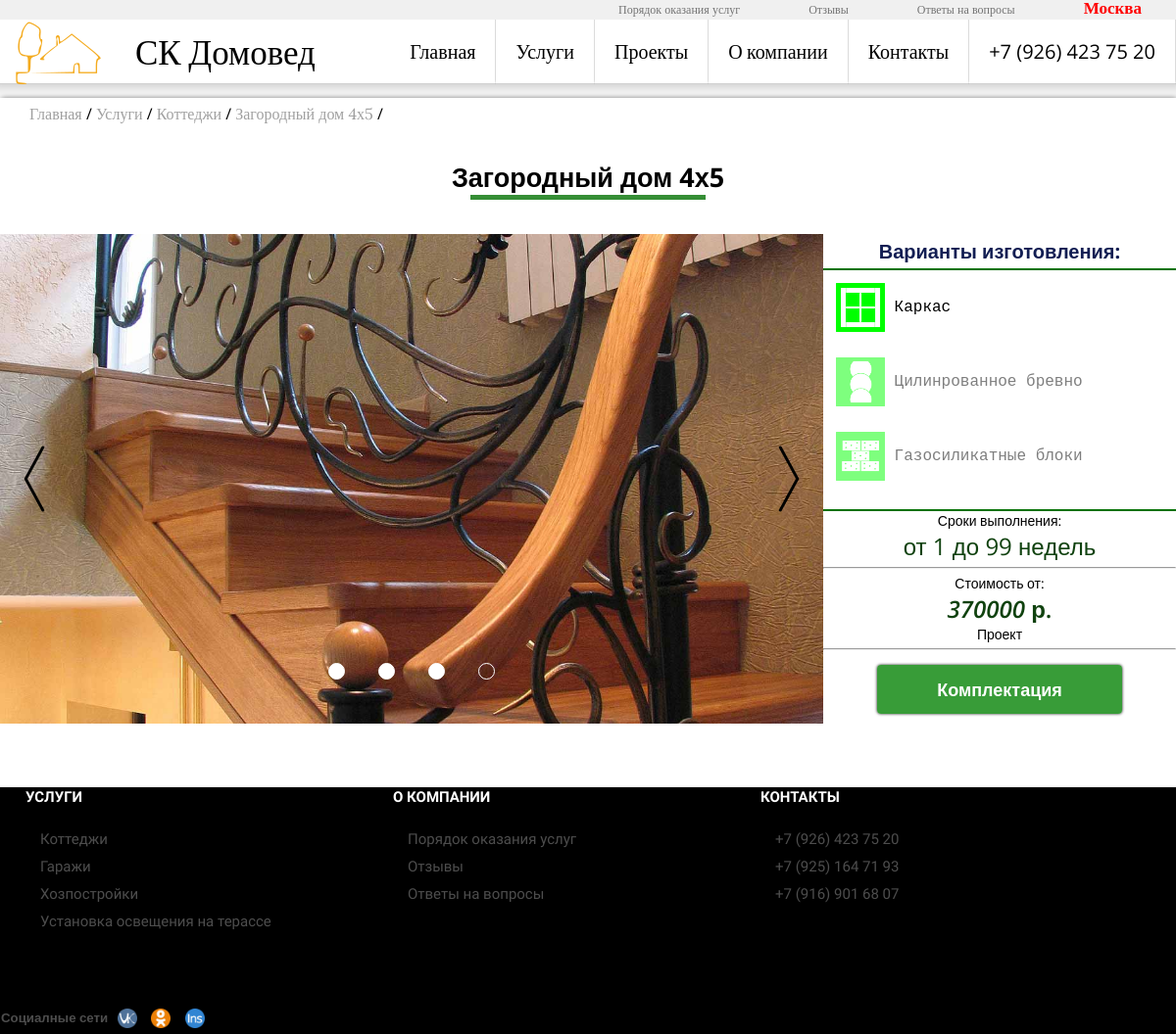
Before: /service/kottedzhi/zagorodnyj-dom-4h5/ with the older database file.
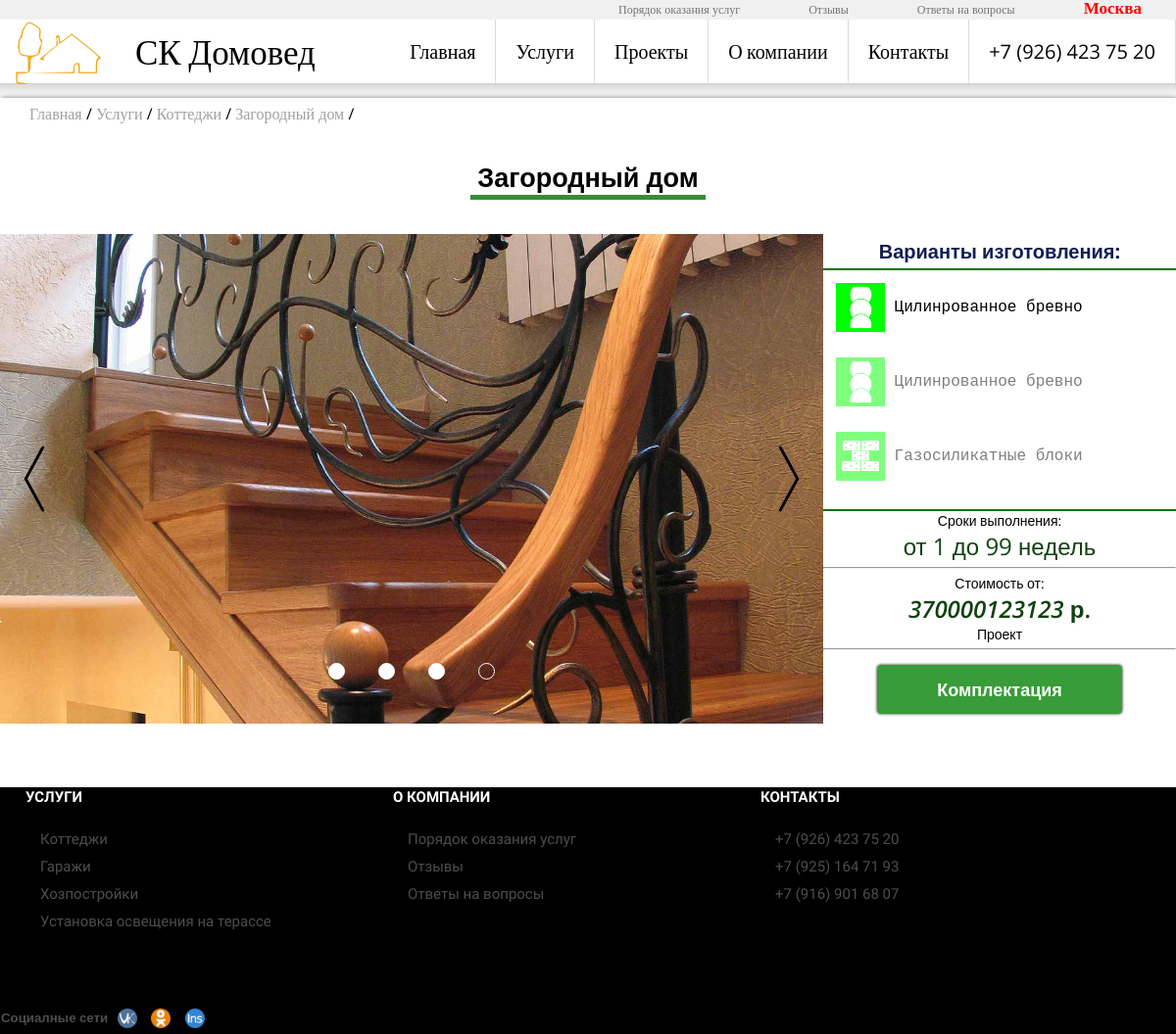
After: the same page with the newer database file.
### service/models.py (models this page shows, shortened)
class BaseCategory(models.Model):
        name = models.CharField(default="Название категории/услуги", max_length=50, verbose_name="Название категории/услуги")
        title= models.CharField(default="Заголовок страницы!", max_length=80,verbose_name="Title")
        boolVisible = models.BooleanField(default=False, verbose_name="Опубликовать")
        metaDescription = models.CharField(default="Категория", max_length=50, verbose_name="meta Description")
        keywords = models.CharField(max_length=180, blank=True, null=True)
        boolShowOnMain = models.BooleanField(default=False, verbose_name="Публиковать вместе с категориями")
        slug = models.CharField(unique=True,max_length=200)
        class Meta:
            abstract = True

class Category(BaseCategory):
    description=models.CharField(default="", max_length=300,verbose_name="Описание")
    boolShowOnMain = models.BooleanField(default=False, verbose_name="Публиковать вместе с категориями")
    image = models.ImageField(upload_to=make_upload_path,
                              blank=True,
                              default='',
                              verbose_name="Картинка")
    image_small = ImageSpecField(source='image',
                                 processors=[ResizeToFill(250, 250)],
                                 format='JPEG',
                                 options={'quality': 60})
    image_large = ImageSpecField(source='image',
                                 processors=[ResizeToFill(840, 500)],
                                 format='JPEG',
                                 options={'quality': 60})
    class Meta:
        verbose_name="Категория"
        verbose_name_plural="Категории"

class SubCategory(BaseCategory):
    category=models.ForeignKey(Category,default=1)
    description=models.TextField(default="",verbose_name="Комплектация")
    image = models.ImageField(upload_to=make_upload_path,
                              blank=True,
                              default='',
                              verbose_name="Картинка")
    image_small = ImageSpecField(source='image',
                                 processors=[ResizeToFill(250, 250)],
                                 format='JPEG',
                                 options={'quality': 60})
    image_middle = ImageSpecField(source='image',
                                 processors=[ResizeToFill(660, 500)],
                                 format='JPEG',
                                 options={'quality': 100})
    image_large = ImageSpecField(source='image',
                                 processors=[ResizeToFill(840, 500)],
                                 format='JPEG',
                                 options={'quality': 70})
    class Meta:
        verbose_name="Подкатегория"
        verbose_name_plural="Подкатегории"

class ImagesSub(models.Model):
    category = models.ForeignKey(SubCategory)
    name = models.CharField(default="Name", max_length=25)
    image = models.ImageField(
        upload_to=make_upload_path,
        blank=True,
        default='',
        verbose_name="Image"
    )
    image_small = ImageSpecField(source='image',
                                 processors=[ResizeToFill(250, 250)],
                                 format='JPEG',
                                 options={'quality': 60})
    image_large = ImageSpecField(source='image',
                                 processors=[ResizeToFill(840, 500)],
                                 format='JPEG',
                                 options={'quality': 60})

class Service(BaseCategory):
    category=models.ForeignKey(SubCategory)
    duration=models.CharField(default="от 1 до 99 недель", max_length=30, verbose_name="Сроки")
    material=models.ForeignKey(Material,verbose_name="Основной материал")
    price=models.IntegerField(default=1,verbose_name="Стоимость от")
    priceunit=models.ForeignKey(PriceUnit,null=True,verbose_name="Единица измерения")
    class Meta:
        verbose_name_plural="Услуги"
        verbose_name="Услуга"

class Material(models.Model):
    name = models.CharField(default="Материал", max_length=50, verbose_name="Материал")
    image = models.ImageField(upload_to=make_upload_path,
                              blank=True,
                              default='',
                              verbose_name="Картинка")
    class Meta:
        verbose_name="Материал"
        verbose_name_plural="Материалы"

class PriceUnit(models.Model):
    name = models.CharField(default="Стоимость проекта/м^2", max_length=50, verbose_name="Стоимость проекта/м^2")
    class Meta:
        verbose_name = "Единица измерения"
        verbose_name_plural = "Едицы измерения"

### service/views.py (the view)
# urls.py: url(r'^(?P<url>[-\w]+)/(?P<suburl>[-\w]+)/$', Services,name="Services"),
def Services(requeste,url,suburl):
    args = {}
    subcat=SubCategory.objects.filter(slug=suburl).first()
    cat=subcat.category
    if subcat is not None:
        args['title']=subcat.title
        args['subcat']=subcat
        args['services']=Service.objects.filter(category=subcat)
        args['images']=ImagesSub.objects.filter(category=subcat)
        args['namePage'] = subcat.name
        args['Crops']=[['Услуги','service'],[cat.name,cat.slug],[subcat.name,subcat.slug]]
    else:
        args['title'] = "Извините, запрошенный адресс не существует"
    return render_to_response("Services.html", args)

### good/templatetags/goodtags.py (called while the page is built)
@register.inclusion_tag('breadcrops.html')
def breadcrops(listing):
    url=''
    for cr in listing:
        url=url+'/'+cr[1]
        cr[1]=url
    crops=listing
    leng=len(crops)
    return {'crops':crops,'leng':leng}

### service/templatetags/servicetags.py (called while the page is built)
@register.inclusion_tag("footerListService.html")
def footerListService():
    args={}
    category=Category.objects.filter(boolVisible=True)[0:5]
    args['category']=category
    if category.count()<5:
        count=5-category.count()
        args['subcategory']=SubCategory.objects.filter(boolVisible=True, boolShowOnMain=True)[0:count]
    return args

### service/templates/Services.html (shortened to what this page needs)
{% extends 'base.html' %}
{% load staticfiles %}
{% load goodtags %}
{% block 'content' %}
  <div class="sectionIndex">
    <div class="titleName">
			<h2>{{ namePage }}
				<div class="linetitlename"></div>
			</h2>
    </div>
<div class="listing">
        <div class="photolist">
               <div class="galery">
                   <div class="display">
                     {% for i in images %}
                     <div class="slide">
                       <div class="image" style="background-image: url({{ i.image_large.url }})"></div>
                     </div>
                       {% endfor %}
                   </div>
                   <div class="controls">
                     <div class="marks">
                       <div class="mark"></div>
                        {% for i in images %}
                       <div class="mark"></div>
                          {% endfor %}
                     </div>
                     <div class="buttons">
                       <div class="left"><img src="{% static '/image/arrow.png' %}" width="70px" height="70px"></div>
                       <div class="right"><img src="{% static '/image/arrow.png' %}" width="70px" height="70px"></div>
                     </div>
                   </div>
               </div>
        </div>
        <div class="date">
            <div class="variantname">Варианты изготовления:</div>
        <div class="variants">
            {% for i in services %}
               <div class="material" for="{{ i.slug }}">
                 <img src="{{i.material.image.url}}" width='50px' title="{{ i.material.name }}" alt="{{ i.material.name }}"/>
                 <div>{{ i.material.name }}</div>
               </div>
        {% endfor %}
        </div>
        <div class="cost">
             {% for i in services %}
           <div class="moreCost" id="{{ i.slug }}">
              <div class="duration">
        <span>  Сроки выполнения: </span>
          <div>  {{ i.duration }}</div>
        </div>
     <span><hr>Стоимость от:<br>
                   <div class="price"><i>{{ i.price }} </i>р.</div> {{ i.priceunit.name }}</span>  <hr>
           </div>
        {% endfor %}
        </div>
            <div class="lookmore" style="">
                Комплектация
            </div>
        </div>
</div>
  </div>
{% endblock %}

### templates/base.html (shortened to what this page needs)
<!DOCTYPE HTML>
{% load staticfiles %}
{% load goodtags %}
{% load servicetags %}
<html>
	<head>
		<link rel="stylesheet" href="{% static '/css/style2.css' %}">
	</head>
	<body>
	<header >
				<div class="headtopmenu">
				<ul>
					<li><a href="{% url 'infopage' 'procedure-provision-serv'%}">Порядок оказания услуг</a></li>
					<li><a href="{% url 'ListOpinion' %}">Отзывы</a></li>
					<li><a href="{% url 'ListQuestions' %}">Ответы на вопросы</a></li>
					<li class="town"><a href="#">Москва</a></li>
				</ul>
				</div>
				<div class="headbotmenu">
					<div class="logo">
                       <div> <img src="{% static "/image/logo.png" %}" alt="66px"></div><div>СК Домовед</div>
					</div>
					<div class="mainMenu">
						<ul>
							<li><a href="/">Главная</a></li>
							<li><a href="{% url 'ServiceCategoryList' %}">Услуги</a></li>
							<li><a href="/projects/">Проекты</a></li>
							<li><a href="{% url 'infopage' 'aboutcompany' %}">О компании</a></li>
							<li><a href="{% url 'infopage' 'contacts' %}">Контакты</a></li>
							<li>+7 (926) 423 75 20</li>
						</ul>
					</div>
				</div>
		</header>
    	<div class="content container">
				  {%breadcrops Crops%}
            {% block 'content'%}
            {% endblock %}
        </div>
		<footer>
            <div class="info"><h5><a href="{% url 'ServiceCategoryList' %}">Услуги</a></h5>
				<ul>
                    {% footerListService %}
				</ul>
			</div>
			<div class="info"><h5><a href="{% url  'infopage' 'aboutcompany' %}">О компании</a> </h5>
			<ul>
				<a href="{% url 'infopage' 'procedure-provision-serv'%}"><li>Порядок оказания услуг</li></a>
                <a href="{% url 'ListOpinion' %}"><li>Отзывы</li></a>
                <a href="{% url 'ListQuestions' %}"><li>Ответы на вопросы</li></a>
				</ul>
				</div>
			<div class="info"><h5><a href="{% url 'infopage' 'contacts' %}">Контакты</a></h5>
			<ul>
    	            <li>+7 (926) 423 75 20</li>
	<li>+7 (925) 164 71 93</li>
<li>+7 (916) 901 68 07</li>
				</ul></div>
			<div class="bottom"><h5>Социалные сети</h5>
				<a href="https://vk.com/club152770283" target="_blank"><img src="{%  static '/image/vk.png'%}" width="20px" alt="Vk.com"></a>
				<a href="#"><img src="{%  static '/image/ok.png'%}" width="20px" alt="Ok.com"></a>
				<a href="#"><img src="{%  static '/image/inst.png'%}" width="20px" alt="instagram.com"></a>
			</div>
		</footer>
	</body>
</html>

### good/templates/breadcrops.html
<div class="breadcrops">
  <ul>
    {% if leng%}
      <li><a href="/">Главная</a> / </li>
    {%endif%}
    {%for crops in crops%}
      <li><a href="{{crops.1}}/">{{crops.0}}</a> / </li>
    {%endfor%}
  </ul>
</div>

### service/templates/footerListService.html
{% for i in category %}
    <a href="{% url 'ServiceCategory' i.slug %}"><li>{{ i.name }}</li></a>
{% endfor %}
{% for i in subcategory %}
    <a href="{% url 'Services' i.category.slug i.slug %}"><li>{{ i.name }}</li></a>
{% endfor %}

Changed rows visible on the page:
changed SubCategory: name "Загородный дом 4х5" → "Загородный дом"
changed Service "от 1 до 99 недель": material.image: a different picture; material.name "Каркас" → "Цилинрованное бревно"; price "370000" → "370000123123"
Other visible differences:
new list line: "Загородный дом"
list line gone: "Загородный дом 4х5"
